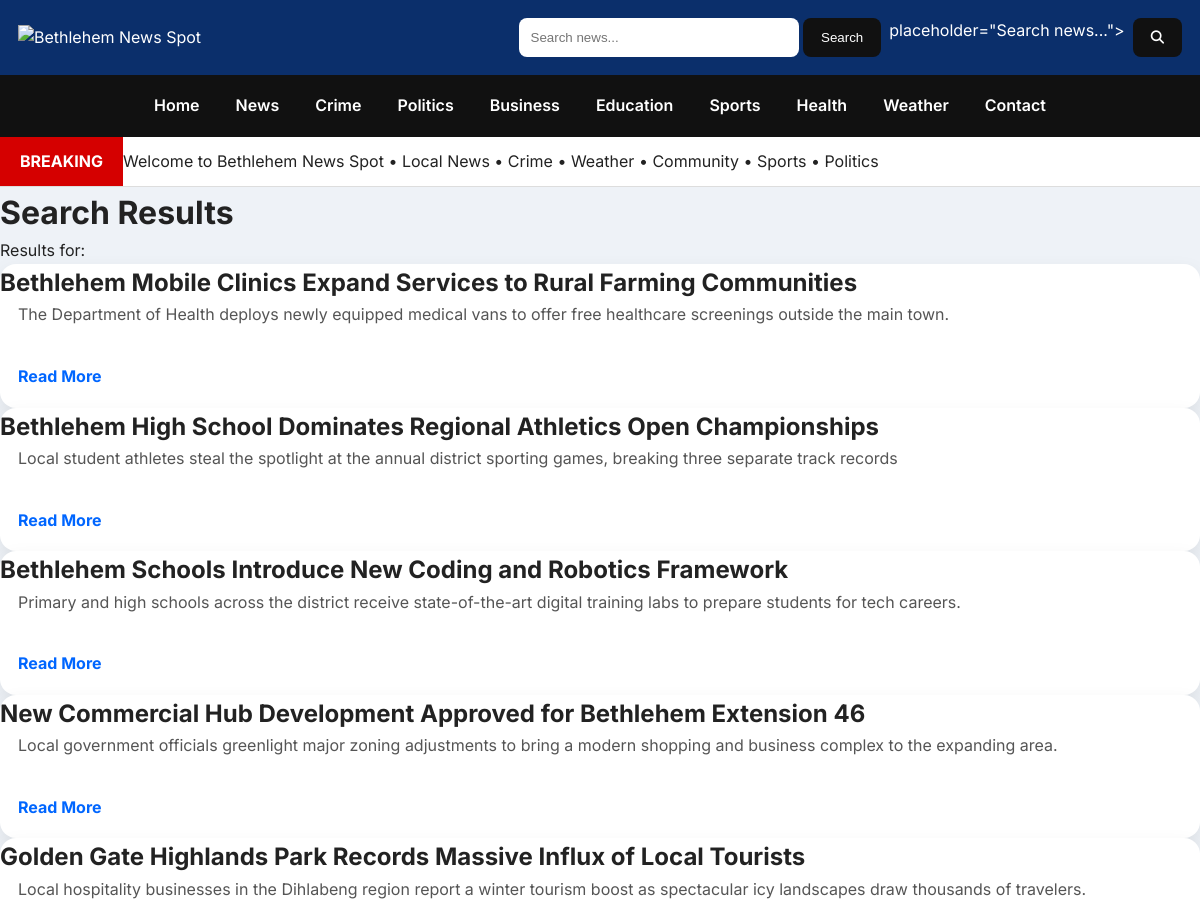
Before: /search (upper part) with the older database file.
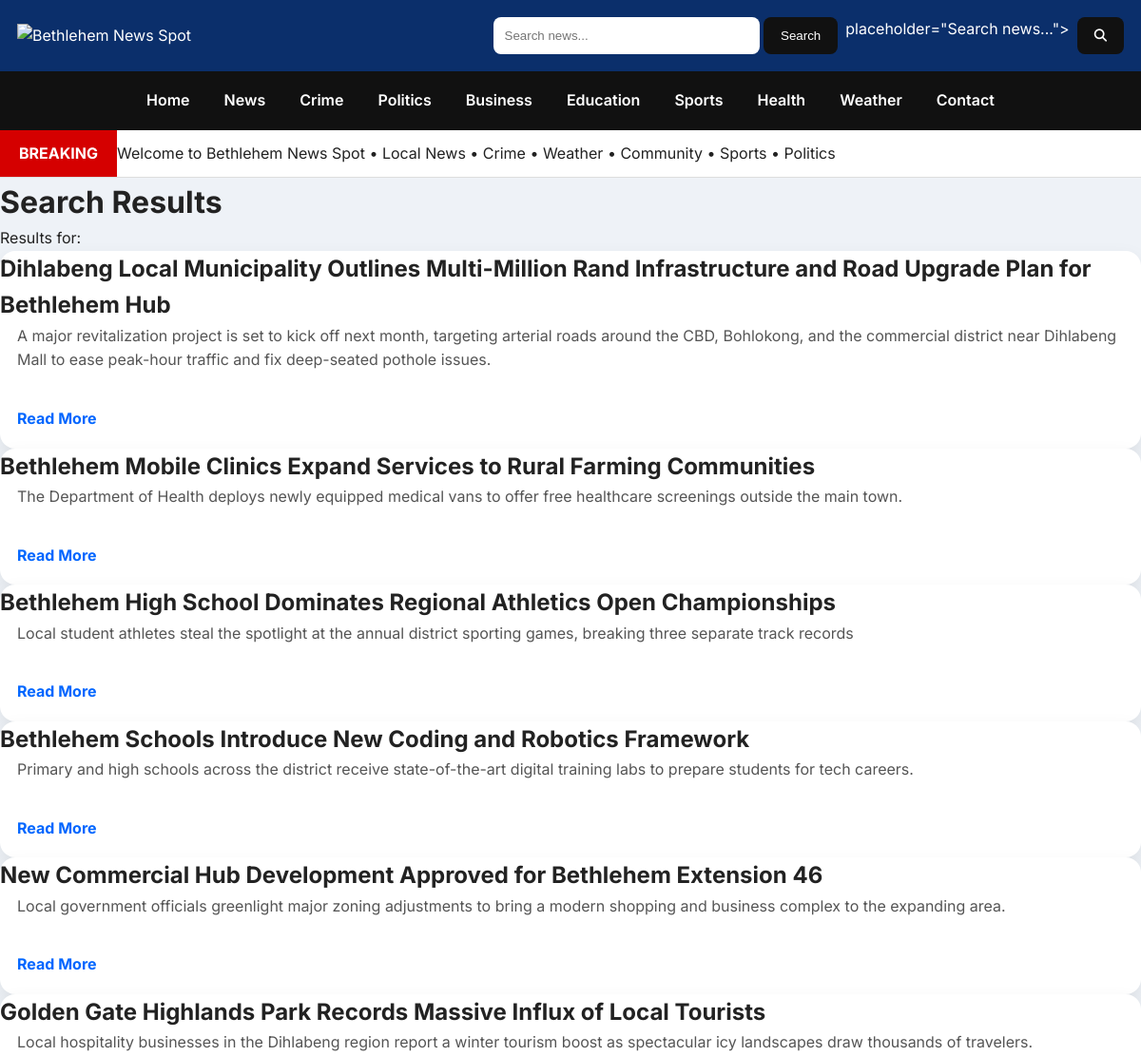
After: the same page with the newer database file.
### models/article.py (models this page shows)
class Article(db.Model):
    __tablename__ = "articles"
    id = db.Column(db.Integer, primary_key=True)
    title = db.Column(db.String(200), nullable=False)
    summary = db.Column(db.String(500), nullable=False)
    content = db.Column(db.Text, nullable=False)
    category = db.Column(db.String(100), nullable=False)
    author = db.Column(db.String(100), nullable=False)
    image = db.Column(db.String(255))
    breaking = db.Column(db.Boolean, default=False)
    featured = db.Column(db.Boolean, default=False)
    views = db.Column(db.Integer, default=0)
    created_at = db.Column(db.DateTime, default=datetime.utcnow)

### routes/articles.py (the view)
@articles_bp.route("/search")
def search():
    search_term = request.args.get("q", "")
    articles = search_articles(search_term)
    return render_template(
        "search_results.html",
        search_term=search_term,
        articles=articles,
    )

### services/article_service.py (called while the page is built)
def search_articles(search_term):
    return (
        Article.query.filter(
            or_(
                Article.title.ilike(f"%{search_term}%"),
                Article.summary.ilike(f"%{search_term}%"),
                Article.content.ilike(f"%{search_term}%"),
                Article.category.ilike(f"%{search_term}%"),
                Article.author.ilike(f"%{search_term}%"),
            )
        )
        .order_by(Article.created_at.desc())
        .all()
    )

### templates/search_results.html (shortened to what this page needs)
{% extends "base.html" %}
{% block content %}
<h1>Search Results</h1>
<p>
Results for:
</p>
{% if articles %}
    {% for article in articles %}
        <div class="news-card">
            <h2>{{ article.title }}</h2>
            <p>{{ article.summary }}</p>
            <a href="{{ url_for('articles.article', article_id=article.id) }}">
                Read More
            </a>
        </div>
    {% endfor %}
{% else %}
<p>No matching articles found.</p>
{% endif %}
{% endblock %}

### templates/base.html (shortened to what this page needs)
<!DOCTYPE html>
<html lang="en">
<head>
    <link rel="stylesheet" href="{{ url_for('static', filename='css/main.css') }}">
    <link rel="stylesheet"
          href="https://cdnjs.cloudflare.com/ajax/libs/font-awesome/6.5.2/css/all.min.css">
</head>
<body>
    <header>
        <div class="top-bar">
            <div class="logo">
                <img src="{{ url_for('static', filename='images/logo.png') }}"
                     alt="Bethlehem News Spot">
            </div>
            <div class="search-box">
<form action="{{ url_for('articles.search') }}" method="GET">
    <input
        type="text"
        name="q"
        placeholder="Search news..."
    >
    <button type="submit">
        Search
    </button>
</form>                       placeholder="Search news...">
                <button>
                    <i class="fa-solid fa-magnifying-glass"></i>
                </button>
            </div>
        </div>
        <nav>
            <a href="/">Home</a>
            <a href="/news">News</a>
            <a href="/crime">Crime</a>
            <a href="/politics">Politics</a>
            <a href="/business">Business</a>
            <a href="/education">Education</a>
            <a href="/sports">Sports</a>
            <a href="/health">Health</a>
            <a href="/weather">Weather</a>
            <a href="/contact">Contact</a>
        </nav>
    </header>
    <section class="breaking-news">
        <span>BREAKING</span>
        <marquee>
            Welcome to Bethlehem News Spot • Local News • Crime • Weather • Community • Sports • Politics
        </marquee>
    </section>
    <main>
        {% block content %}
        {% endblock %}
    </main>
</body>
</html>

### static/css/main.css (style rules this page uses)
* { margin:0; padding:0; box-sizing:border-box; }
body { font-family:'Inter',sans-serif; background:#eef2f7; color:#222; line-height:1.6; }
header { background:#0b2f6b; color:white; box-shadow:0 3px 12px rgba(0,0,0,.18); }
.top-bar { max-width:1300px; margin:auto; display:flex; justify-content:space-between; align-items:center; padding:18px; }
.logo img { height:70px; }
.search-box { display:flex; gap:8px; }
.search-box input { width:280px; padding:12px; border:none; border-radius:8px; }
.search-box button { background:#111; color:white; border:none; border-radius:8px; padding:12px 18px; cursor:pointer; }
nav { background:#111; display:flex; justify-content:center; flex-wrap:wrap; }
nav a { color:white; text-decoration:none; padding:18px; font-weight:600; transition:.3s; }
.breaking-news { display:flex; align-items:center; background:white; border-bottom:1px solid #ddd; }
.breaking-news span { background:#d50000; color:white; padding:12px 20px; font-weight:bold; }
.news-card { background:white; border-radius:16px; overflow:hidden; box-shadow:0 8px 20px rgba(0,0,0,.08); transition:.3s; }
.news-card p { padding:0 18px 18px; color:#555; }
.news-card a { display:block; padding:18px; color:#0066ff; font-weight:bold; text-decoration:none; }

Changed rows visible on the page:
added Article: title "Dihlabeng Local Municipality Outlines Multi-Million Rand Infrastructure and Road Upgrade Plan for Bethlehem Hub", summary "A major revitalization project is set to kick off next month, targeting arterial roads around the CBD, Bohlokong, and the commercial district near Dihlabeng Mall to ease peak-hour traffic and fix deep-seated pothole issues."
